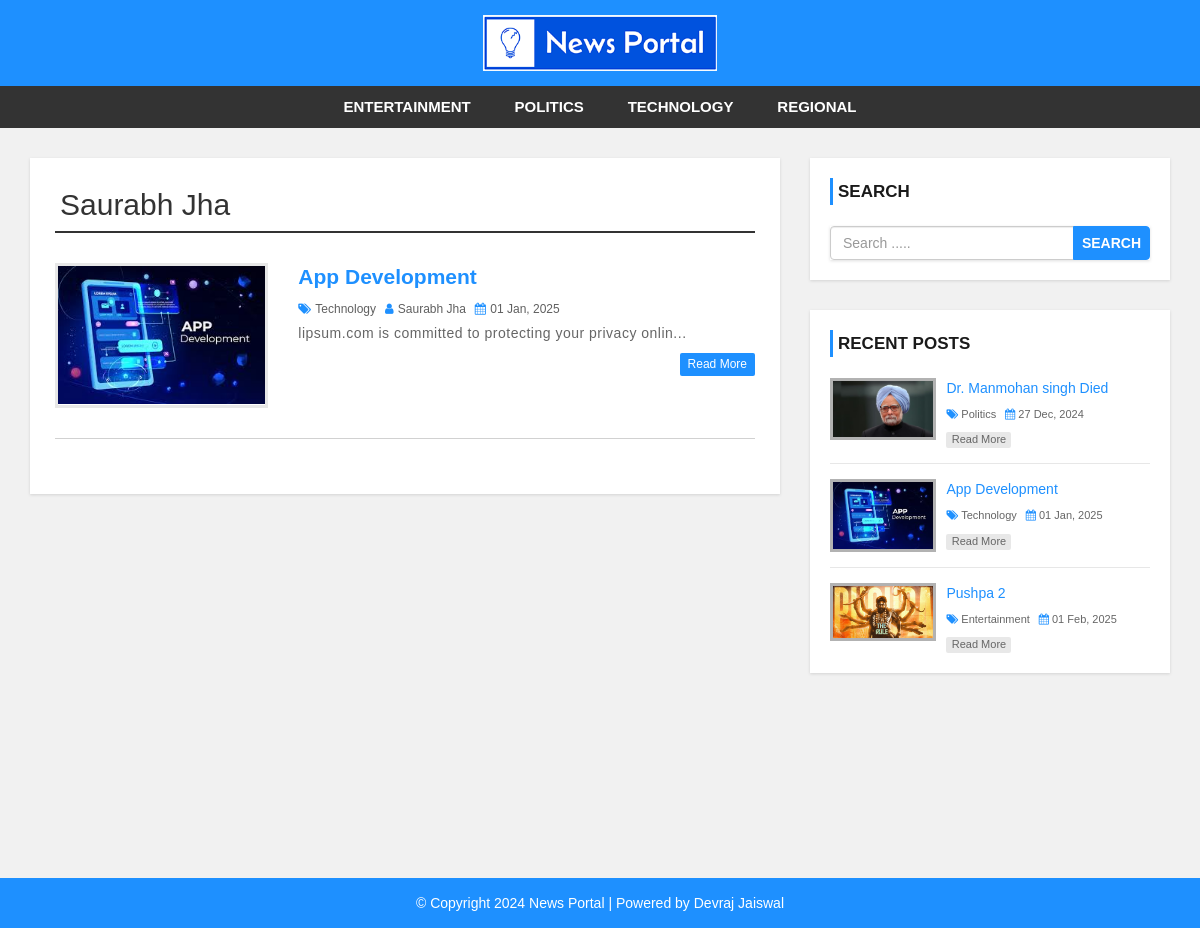
Page /author.php?auth_id=48 on the committed database.
### tables this page shows
CREATE TABLE `setting` (
  `website_name` varchar(60) NOT NULL,
  `logo` varchar(50) NOT NULL,
  `footer_desc` varchar(255) NOT NULL
);

CREATE TABLE `category` (
  `category_id` int(11) NOT NULL,
  `category_name` varchar(100) NOT NULL,
  `post` int(11) NOT NULL DEFAULT 0
);

CREATE TABLE `user` (
  `user_id` int(10) UNSIGNED NOT NULL,
  `first_name` varchar(30) NOT NULL,
  `last_name` varchar(30) NOT NULL,
  `username` varchar(30) DEFAULT NULL,
  `password` varchar(40) DEFAULT NULL,
  `role` int(11) NOT NULL
);

CREATE TABLE `post` (
  `post_id` int(11) NOT NULL,
  `title` varchar(100) NOT NULL,
  `description` text NOT NULL,
  `category` varchar(100) NOT NULL,
  `post_date` varchar(50) NOT NULL,
  `author` int(11) NOT NULL,
  `post_img` varchar(100) NOT NULL
);

### author.php (the view, shortened to what this page needs)
<?php include 'header.php'; ?>
<div id="main-content">
    <div class="container">
        <div class="row">
            <div class="col-md-8">
                <div class="post-container">
                    <?php
                    if (isset($_GET['auth_id'])) {
                        $auth_id = $_GET['auth_id'];
                        $sql1 = "select * from user where user_id='$auth_id'";
                        $result1 = mysqli_query($conn, $sql1) or die('query failed');
                        $row1 = mysqli_fetch_assoc($result1);
                    }
                    ?>
                    <h2 class="page-heading"><?php echo $row1['first_name'] . " " . $row1['last_name']; ?></h2>
                    <?php
                    $page_limit = 2;
                    if (isset($_GET['page'])) {
                        $page = $_GET['page'];
                    } else {
                        $page = 1;
                    }
                    $offset = ($page - 1) * $page_limit;
                    $sql2 = "select post.post_id, post.title, post.description, post.post_date, post.post_img, category.category_id, category.category_name, user.first_name, user.last_name from post
                            left join category on post.category= category.category_id
                            left join user on post.author = user.user_id where user_id='{$auth_id}' order by post.post_date desc limit {$offset},{$page_limit}";
                    $result2 = mysqli_query($conn, $sql2) or die('query failed');
                    if (mysqli_num_rows($result2) > 0) {
                        while ($row = mysqli_fetch_assoc($result2)) {
                            ?>
                            <div class="post-content">
                                <div class="row">
                                    <div class="col-md-4">
                                        <a class="post-img" href="single.php?post_id=<?php echo $row['post_id']; ?>"><img
                                                src="admin/upload/<?php echo $row['post_img']; ?>" alt="" /></a>
                                    </div>
                                    <div class="col-md-8">
                                        <div class="inner-content clearfix">
                                            <h3><a
                                                    href='single.php?post_id=<?php echo $row['post_id']; ?>'><?php echo $row['title']; ?></a>
                                            </h3>
                                            <div class="post-information">
                                                <span>
                                                    <i class="fa fa-tags" aria-hidden="true"></i>
                                                    <a
                                                        href='category.php?category=<?php echo $row['category_name']; ?>'><?php echo $row['category_name']; ?></a>
                                                </span>
                                                <span>
                                                    <i class="fa fa-user" aria-hidden="true"></i>
                                                    <a href='author.php?auth_id=<?php echo $row['author']; ?>'><?php echo $row['first_name'] . " " . $row['last_name']; ?></a>
                                                </span>
                                                <span>
                                                    <i class="fa fa-calendar" aria-hidden="true"></i>
                                                    <?php echo $row['post_date']; ?>
                                                </span>
                                            </div>
                                            <p class="description">
                                                <?php echo substr($row['description'], 0, 120) . "..."; ?>
                                            </p>
                                            <a class='read-more pull-right'
                                                href='single.php?post_id=<?php echo $row['post_id']; ?>'>read more</a>
                                        </div>
                                    </div>
                                </div>
                            </div>
                        <?php }
                    } else {
                        echo "<div class='alert alert-danger'>No Post available!</div>";
                    } ?>
                </div>
            </div>
            <?php include 'sidebar.php'; ?>
        </div>
    </div>
</div>
<?php include 'footer.php'; ?>

### header.php (shortened to what this page needs)
<?php include 'config.php';
$sql = "select * from setting";
$result=mysqli_query($conn,$sql);
$row=mysqli_fetch_array($result);
?>
<!DOCTYPE html>
<html lang="en">
<head>
    <link rel="stylesheet" href="css/bootstrap.min.css" />
    <link rel="stylesheet" href="css/font-awesome.css">
    <link rel="stylesheet" href="css/style.css">
</head>
<body>
    <div id="header">
        <div class="container">
            <div class="row">
                <div class=" col-md-offset-4 col-md-4">
                    <a href="index.php" id="logo"><img src="admin/images/<?php echo $row['logo']; ?>"></a>
                </div>
            </div>
        </div>
    </div>
    <div id="menu-bar">
        <div class="container">
            <div class="row">
                <div class="col-md-12">
                    <?php
                    $sql = "select * from category where post > 0";
                    $result = mysqli_query($conn, $sql)  or die('query failed');
                    if (mysqli_num_rows($result) > 0) {
                    ?>
                        <ul class='menu'>
                            <?php
                            while ($row = mysqli_fetch_assoc($result)) {
                            ?>
                                <li><a href='category.php?category=<?php echo $row['category_name'] ?>'><?php echo $row['category_name'] ?></a></li>
                            <?php
                            }
                            ?>
                        </ul>
                    <?php
                    } else {
                        echo "No Category Found";
                    }
                    ?>
                </div>
            </div>
        </div>
    </div>

### sidebar.php
<div id="sidebar" class="col-md-4">
     <div class="search-box-container">
        <h4>Search</h4>
        <form class="search-post" action="search.php" method="GET">
            <div class="input-group">
                <input type="text" name="search" class="form-control" placeholder="Search .....">
                <span class="input-group-btn">
                    <button type="submit" class="btn btn-danger">Search</button>
                </span>
            </div>
        </form>
    </div>
    <div class="recent-post-container">
        <h4>Recent Posts</h4>
        <?php
        $recent_limit = 3;
        $sql1 = "select * from post";
        $row1 = mysqli_num_rows(mysqli_query($conn, $sql1));
        $offset = $row1 - 3;
        $sql = "select post.post_id, post.title, post.description, post.post_date, post.post_img, category.category_id, category.category_name, user.first_name, user.last_name from post
        left join category on post.category= category.category_id
        left join user on post.author = user.user_id order by post.post_date desc limit {$offset},{$recent_limit}";
        $result = mysqli_query($conn, $sql)  or die('query failed');
        if (mysqli_num_rows($result) > 0) {
            while ($row = mysqli_fetch_assoc($result)) {
        ?>
                <div class="recent-post">
                    <a class="post-img" href="single.php?post_id=<?php echo $row['post_id']; ?>">
                        <img src="admin/upload/<?php echo $row['post_img']; ?>" alt="" />
                    </a>
                    <div class="post-content">
                        <h5>
                            <a href='single.php?post_id=<?php echo $row['post_id']; ?>'><?php echo $row['title']; ?></a>
                        </h5>
                        <span>
                            <i class="fa fa-tags" aria-hidden="true"></i>
                            <a href='category.php?category=<?php echo $row['category_name']; ?>'><?php echo $row['category_name']; ?></a>
                        </span>
                        <span>
                            <i class="fa fa-calendar" aria-hidden="true"></i>
                            <?php echo $row['post_date']; ?>
                        </span>
                        <a class="read-more" href="single.php?post_id=<?php echo $row['post_id']; ?>">read more</a>
                    </div>
                </div>
        <?php }
        } else {
            echo "<div class='alert alert-danger'>No Post available!</div>";
        }  ?>
    </div>
</div>

### footer.php
<?php
$sql = "select * from setting";
$result = mysqli_query($conn, $sql);
$row = mysqli_fetch_array($result);
?>
<div id ="footer">
    <div class="container">
        <div class="row">
            <div class="col-md-12">
                <span><?php echo $row['footer_desc']; ?> <a href="http://www.devrajjaiswal.in">Devraj Jaiswal</a></span>
            </div>
        </div>
    </div>
</div>
</body>
</html>

### css/style.css (style rules this page uses)
body { background: #f1f1f1; font-family: sans-serif,arial,Helvetica; }
a, a:hover, a:focus { text-decoration: none; outline: none; }
ul { margin:0; padding:0; list-style:none; }
h2.page-heading { margin: 5px 0 30px; padding: 0 5px 10px; border-bottom: 2px solid #333; }
form { background: #fff; padding: 25px; box-shadow:0 1px 3px rgba(0, 0, 0, 0.13); }
#header { background: #1e90ff; text-align: center; padding: 15px; }
#logo { display: inline-block; width: 65%; }
#logo img { width: 100%; }
#menu-bar { background: #333; text-align: center; }
#menu-bar .menu > li { display: inline-block; }
.menu > li > a { padding: 10px 20px; display: block; text-transform: uppercase; color: #fff; font-size: 15px; font-weight:600; transition:all 0.5s ease 0s; }
#main-content { padding: 30px 0; min-height: 750px; }
#main-content .post-container { background-color: #fff; padding: 25px; box-shadow: 0 1px 3px rgba(0, 0, 0, 0.13); }
#main-content .post-content { border-bottom: 1px solid #d1d1d1; padding: 0 0 30px; margin-bottom:30px; }
#main-content .post-content img { width: 100%; }
#main-content .post-content .post-img { border: 3px solid #e7e7e7; display: block; height: 145px; overflow: hidden; transition: border .3s; }
#main-content .post-content h3 { font-size: 21px; line-height: 28px; font-weight: 600; margin: 0 0 7px; }
#main-content .post-content h3 a { color: #1e90ff; transition:all 0.3s; }
#main-content .post-content .post-information span { color: #606060; font-size: 12px; text-transform: capitalize; margin: 0 5px 5px 0; display: inline-block; }
#main-content .post-content .post-information i { color: #1e90ff; margin-right: 1px; }
#main-content .post-content .post-information a { color: #606060; text-decoration: none; }
#main-content .post-content p, #main-content .single-post p { color: #666; font-size: 14px; letter-spacing: 0.5px; margin:0 0 10px; }
#main-content .post-content a.read-more { color: #fff; background-color: #1E90FF; font-size: 12px; text-transform: capitalize; padding: 3px 8px; border-radius: 2px; transition: all 0.3s; }
i.fa { color:#222; }
#sidebar h4 { color: #1A1A1A; font-size: 17px; line-height: 27px; font-weight:600; text-transform: uppercase; padding: 0 0 0 5px; margin: 0 0 21px; border-left: 3px solid #1e90ff; }
#sidebar .search-box-container { background-color: #fff; padding: 20px; margin: 0 0 30px; box-shadow: 0 1px 3px rgba(0, 0, 0, 0.13); }
#sidebar .search-post { padding: 0; }
#sidebar .search-post input { color: #606060; }
#sidebar .search-post .btn { font-weight: 600; text-transform: uppercase; padding: 6px 8px; background-color: #1E90FF; border-color: #1E90FF; outline: none; }
#sidebar .recent-post-container { padding: 20px; background: #fff; box-shadow: 0 1px 3px rgba(0, 0, 0, 0.13); }
#sidebar .recent-post { border-bottom: 1px solid #e7e7e7; padding: 0 0 15px; margin: 0 0 15px; }
#sidebar .recent-post:last-child { margin: 0; padding: 0; border: none; }
#sidebar .recent-post .post-img { display: inline-block; width: 33%; border: 3px solid rgba(0,0,0,0.3); vertical-align: top; transition: border .3s; }
#sidebar .recent-post .post-img img { width: 100%; }
#sidebar .recent-post .post-content { width: 65%; display: inline-block; border: none; padding: 0 0 0 7px; margin: 0; }
#sidebar .recent-post h5 { font-size: 14px; line-height: 20px; margin: 0 0 5px; }
#sidebar .recent-post h5 a { color: #1E90FF; }
#sidebar .recent-post span { color: #666; font-size: 11px; display: inline-block; margin: 0 5px 10px 0; }
#sidebar .recent-post span a { color: #666; }
#sidebar .recent-post span i { color: #1E90FF; }
#sidebar .recent-post a.read-more { color: #666; background-color: rgba(0,0,0,0.09); width: 65px; font-size: 11px; text-align: center; padding: 0; display: block; transition: all 0.3s; }
#footer { color: #fff; padding:15px 0; text-align:center; background-color:#1e90ff; }
#footer a { color:#fff; }

### rows in the picture
setting: logo (picture), footer_desc "© Copyright 2024 News Portal | Powered by"
category: category_name "ENTERTAINMENT"
category: category_name "POLITICS"
category: category_name "TECHNOLOGY"
category: category_name "REGIONAL"
user: first_name "Saurabh", last_name "Jha"
post: post_img (picture), title "App Development", category.category_name "Technology", user.first_name "Saurabh", user.last_name "Jha", post_date "01 Jan, 2025", description "lipsum.com is committed to protecting your privacy onlin"
post: post_img (picture), title "Dr. Manmohan singh Died", category.category_name "Politics", post_date "27 Dec, 2024"
post: post_img (picture), title "Pushpa 2", category.category_name "Entertainment", post_date "01 Feb, 2025"
